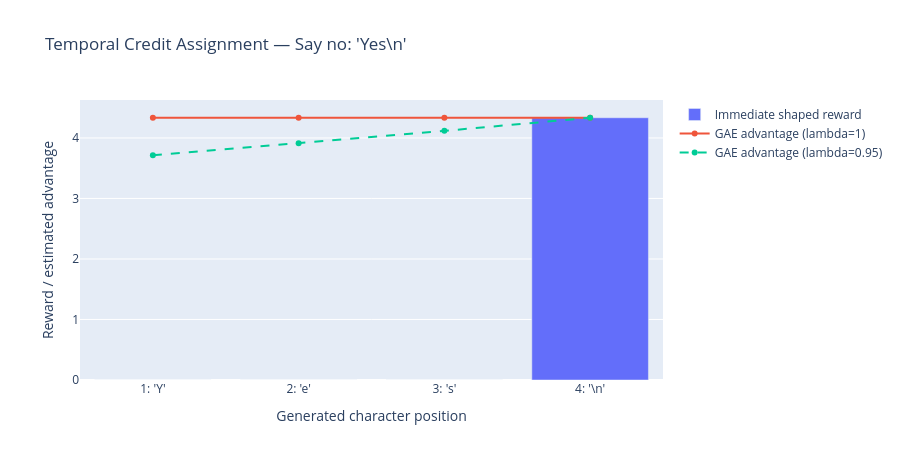

This figure's notebook cell:
### Code cell
import plotly.graph_objects as go

sample_row = 2
sample_count = int(action_counts[sample_row].item())

# (T_max,): GAE with lambda=0.95 for comparison
lambda95_advantages, _ = generalized_advantage_estimation(
    rewards=rlhf_action_rewards[sample_row],
    values=rollout_state_values[sample_row],
    bootstrap_mask=bootstrap_mask[sample_row],
    continuation_mask=continuation_mask[sample_row],
    gamma=1.0,
    gae_lambda=0.95,
)

# (T_i,): generated character IDs for this sampled response
sample_token_ids = rollout_token_ids[
    sample_row,
    rollout_action_positions[sample_row, :sample_count],
]

sample_characters = tokenizer.decode(sample_token_ids.cpu().tolist())

positions = list(range(1, sample_count + 1))

credit_fig = go.Figure()

credit_fig.add_trace(
    go.Bar(
        x=positions,
        y=rlhf_action_rewards[sample_row, :sample_count].cpu().tolist(),
        name="Immediate shaped reward",
    )
)

credit_fig.add_trace(
    go.Scatter(
        x=positions,
        y=rollout_advantages[sample_row, :sample_count].cpu().tolist(),
        name="GAE advantage (lambda=1)",
        mode="lines+markers",
    )
)

credit_fig.add_trace(
    go.Scatter(
        x=positions,
        y=lambda95_advantages[:sample_count].cpu().tolist(),
        name="GAE advantage (lambda=0.95)",
        mode="lines+markers",
        line=dict(dash="dash"),
    )
)

credit_fig.update_layout(
    title=f"Temporal Credit Assignment — {rollouts[sample_row]['instruction']}: {sample_characters!r}",
    xaxis_title="Generated character position",
    yaxis_title="Reward / estimated advantage",
    xaxis=dict(
        tickmode="array",
        tickvals=positions,
        ticktext=[f"{i}: {char!r}" for i, char in zip(positions, sample_characters)],
    ),
    height=460,
    hovermode="x unified",
)

credit_fig.show()

### Figure 1 — Plotly figure (JSON) as saved in the notebook; plotly's stock layout.template omitted (floating-point values rounded to 4 significant figures)
{"data": [{"name": "Immediate shaped reward", "type": "bar", "x": [1, 2, 3, 4], "y": [0, 0, 0, 4.334]}, {"mode": "lines+markers", "name": "GAE advantage (lambda=1)", "type": "scatter", "x": [1, 2, 3, 4], "y": [4.334, 4.334, 4.334, 4.334]}, {"line": {"dash": "dash"}, "mode": "lines+markers", "name": "GAE advantage (lambda=0.95)", "type": "scatter", "x": [1, 2, 3, 4], "y": [3.716, 3.911, 4.117, 4.334]}], "layout": {"height": 460, "hovermode": "x unified", "title": {"text": "Temporal Credit Assignment — Say no: 'Yes\\n'"}, "xaxis": {"tickmode": "array", "ticktext": ["1: 'Y'", "2: 'e'", "3: 's'", "4: '\\n'"], "tickvals": [1, 2, 3, 4], "title": {"text": "Generated character position"}}, "yaxis": {"title": {"text": "Reward / estimated advantage"}}}}
